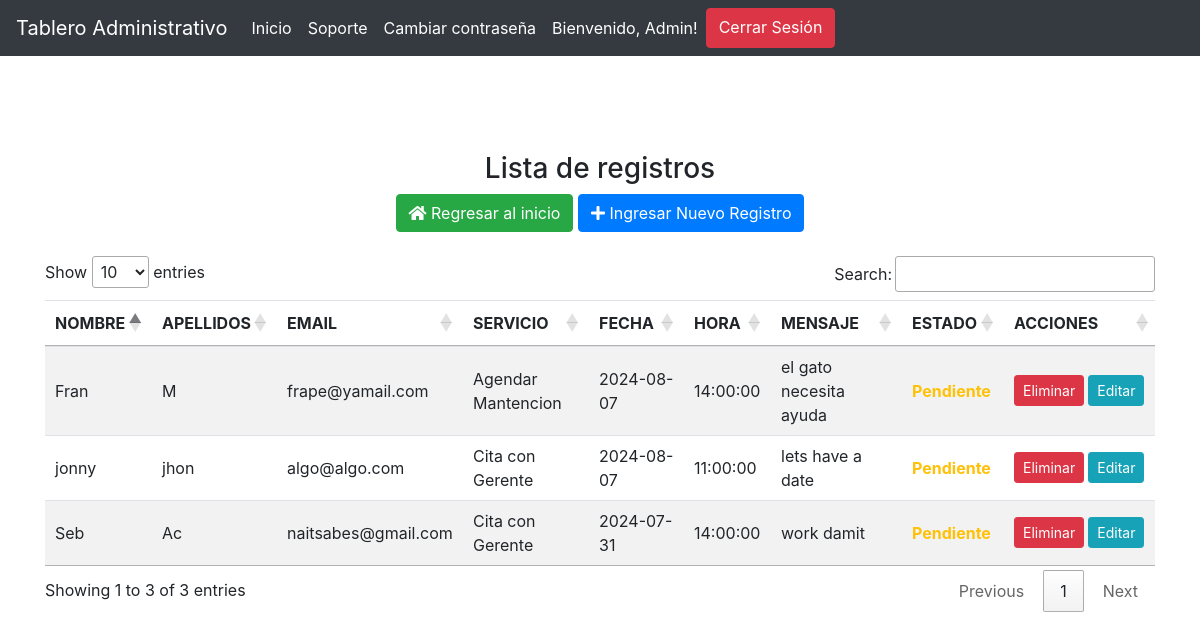
Page /admin/mod_reservas.php (signed in) on the committed database.
### tables this page shows
CREATE TABLE `reservas` (
  `ID` int(11) NOT NULL,
  `Nombre` varchar(255) NOT NULL,
  `Apellidos` varchar(255) NOT NULL,
  `Correo` varchar(255) NOT NULL,
  `Servicio` varchar(255) NOT NULL,
  `Fecha` date NOT NULL,
  `Hora` time NOT NULL,
  `MensajeAdicional` text DEFAULT NULL,
  `Estado` varchar(20) NOT NULL,
  `FechaCreacion` timestamp NOT NULL DEFAULT current_timestamp(),
  `FechaModificacion` timestamp NOT NULL DEFAULT current_timestamp() ON UPDATE current_timestamp()
);

### admin/mod_reservas.php (the view, shortened to what this page needs)
<?php
include("header.php");
include("navbar.php");
include 'model/conexion.php';
$sentencia = $db->query("SELECT * FROM reservas;");
$dato = $sentencia->fetchAll(PDO::FETCH_OBJ);
?>
    <div class="container">
    <br><br>
        <div class="row">
                <div class="container">
                    <br><br>
                    <div class="text-center">
                        <h3>Lista de registros</h3>
                        <a href="./inicio.php" class="btn btn-success"><i class="fas fa-home"></i> Regresar al inicio</a>
                        <a href="#" class="btn btn-primary"><i class="fas fa-plus"></i> Ingresar Nuevo Registro</a>
                    </div><br>
                    <table class="table table-striped" id="tablaReservas">
                        <thead>
                            <tr>
                                <th>NOMBRE</th>
                                <th>APELLIDOS</th>
                                <th>EMAIL</th>
                                <th>SERVICIO</th>
                                <th>FECHA</th>
                                <th>HORA</th>
                                <th>MENSAJE</th>
                                <th>ESTADO</th>
                                <th>ACCIONES</th>
                            </tr>
                        </thead>
                        <tbody>
                            <?php foreach ($dato as $registro) { ?>
                                <tr>
                                    <td> <?php echo $registro->Nombre; ?> </td>
                                    <td> <?php echo $registro->Apellidos; ?> </td>
                                    <td> <?php echo $registro->Correo; ?> </td>
                                    <td> <?php echo $registro->Servicio; ?> </td>
                                    <td> <?php echo $registro->Fecha; ?> </td>
                                    <td> <?php echo $registro->Hora; ?> </td>
                                    <td> <?php echo $registro->MensajeAdicional; ?> </td>
                                    <td>
                                        <?php
                                        $estado = $registro->Estado;
                                        $clase_color = '';
                                        switch ($estado) {
                                            case 'Pendiente':
                                                $clase_color = 'text-warning';
                                                break;
                                        }
                                        ?>
                                        <b class="<?php echo $clase_color; ?>"><?php echo $estado; ?></b>
                                    </td>
                                    <td>
                                        <div class="d-flex">
                                        <a href="#" class="btn btn-sm btn-danger mr-1" data-toggle="modal" data-target="#confirmDelete" class="btn btn-sm btn-danger mr-1">Eliminar</a>
                                        <a href="update/form_update.php?id=<?php echo $registro->ID;?>" class="btn btn-sm btn-info mr-1">Editar</a>
                                        </div>
                                    </td>
                                </tr>
                            <?php } ?>
                        </tbody>
                    </table>
                </div>
        </div>
    </div>
    <?php
    include("../footer.php");
    ?>

### admin/header.php (shortened to what this page needs)
<?php
$nombreUsuario = $_SESSION['nombre'];
?>
<!DOCTYPE html>
<html lang="en">
<head>
    <link href="https://maxcdn.bootstrapcdn.com/bootstrap/4.5.2/css/bootstrap.min.css" rel="stylesheet">
    <link href="https://cdnjs.cloudflare.com/ajax/libs/bootstrap-datepicker/1.9.0/css/bootstrap-datepicker.min.css" rel="stylesheet">
    <link rel="stylesheet" href="https://cdnjs.cloudflare.com/ajax/libs/font-awesome/5.15.3/css/all.min.css">
    <link rel="stylesheet" type="text/css" href="https://cdn.datatables.net/1.11.5/css/jquery.dataTables.css">
</head>
<body>

### admin/navbar.php (shortened to what this page needs)
<nav class="navbar navbar-expand-lg navbar-dark bg-dark">
  <a class="navbar-brand" href="./inicio.php">Tablero Administrativo</a>
  <div class="collapse navbar-collapse" id="navbarNavAltMarkup">
    <div class="navbar-nav">
      <a class="nav-item nav-link active" href="./inicio.php">Inicio <span class="sr-only">(current)</span></a>
      <a class="nav-item nav-link active" href="soporte.php">Soporte</a>
      <a class="nav-item nav-link active" href="cambiarPassword.php">Cambiar contraseña</a>
      <a class="nav-item nav-link disabled" style="color:white">Bienvenido, <?php echo $nombreUsuario; ?>!</a>
      <a class="btn btn-danger" href="metodos/cerrar_sesion.php">Cerrar Sesión</a>
    </div>
  </div>
</nav>

### footer.php (shortened to what this page needs)
</body>
</html>

### rows in the picture
reservas: Nombre "Seb", Apellidos "Ac", Correo "naitsabes@gmail.com", Servicio "Cita con Gerente", Fecha "2024-07-31", Hora "14:00:00", MensajeAdicional "work damit", Estado "Pendiente"
reservas: Nombre "jonny", Apellidos "jhon", Correo "algo@algo.com", Servicio "Cita con Gerente", Fecha "2024-08-07", Hora "11:00:00", MensajeAdicional "lets have a date", Estado "Pendiente"
reservas: Nombre "Fran", Apellidos "M", Correo "frape@yamail.com", Servicio "Agendar Mantencion", Fecha "2024-08-07", Hora "14:00:00", MensajeAdicional "el gato necesita ayuda", Estado "Pendiente"

### other values in the picture
$nombreUsuario "Admin"
